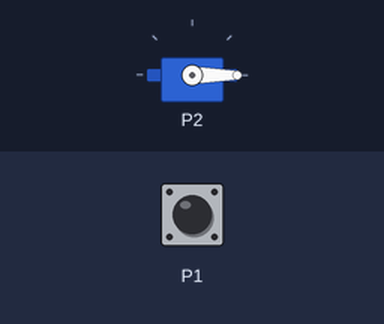
Simulated run of this program. Board: Calliope mini (MakeCode). Shown: servo. The inputs (shaded band) are chosen by the test bench; at power-on: P1 LOW.

Above: at 1.2 s.
1.3 s: P1 pulled HIGH for 1 s
At 3.7 s:
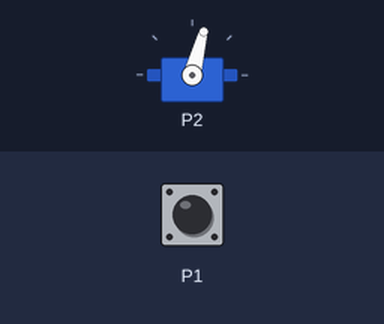
4.3 s: P1 pulled HIGH for 0.15 s
At 5.4 s:
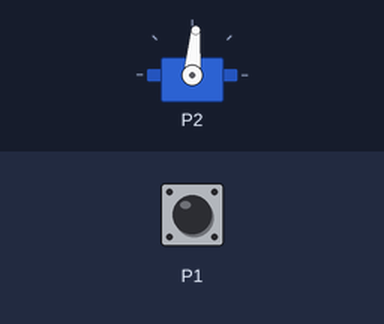
5.9 s: P1 pulled HIGH for 3.2 s
At 9.6 s:
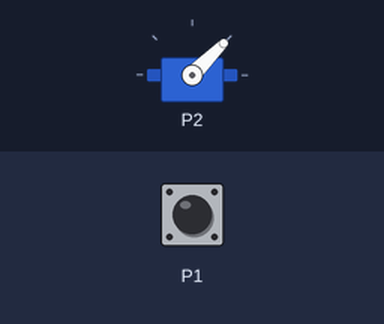
Timing chart, 0 to 11.1 s (numbered marks = the images above; inputs shaded):
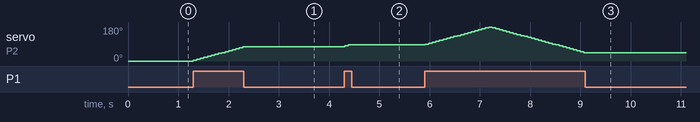

The program:

main.ts
```typescript
let Winkel = 0
let Richtung = 1
pins.servoWritePin(AnalogPin.P2, Winkel)
basic.forever(function () {
    if (pins.digitalReadPin(DigitalPin.P1) == 1) {
        Winkel += 5 * Richtung
        pins.servoWritePin(AnalogPin.P2, Winkel)
        if (Winkel >= 180) {
            Richtung = -1
        } else {
            if (Winkel <= 0) {
                Richtung = 1
            }
        }
        basic.pause(50)
    }
})
```

test.ts
```typescript
// Hier kann man Tests durchführen; diese Datei wird nicht kompiliert, wenn dieses Paket als Erweiterung verwendet wird.
```

Measured:
- after the input at 1.3 s, servo on P2: moves from 0° to 75° over 0.98 s, starting at once
- after the input at 4.3 s, servo on P2: 75° → 80° at once, → 85° 0.07 s later
- after the input at 5.9 s, servo on P2: rises from 85° to 180° in 1.3 s, then falls to 45° in 1.9 s
